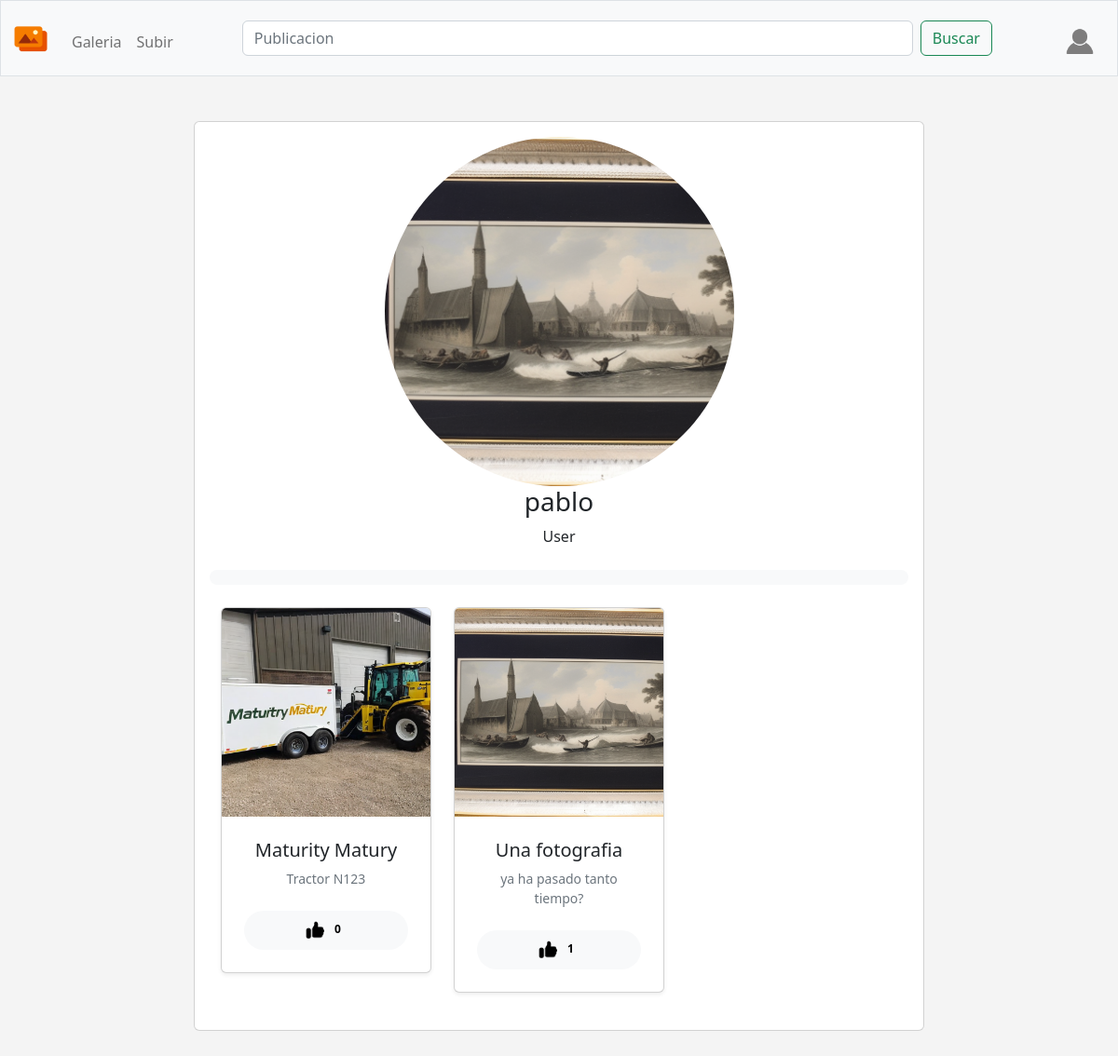
/profile?perfil=5 (signed in), run on the app's committed database.
### tables this page shows
CREATE TABLE 'users' ('id' INTEGER PRIMARY KEY AUTOINCREMENT NOT NULL, 'username' TEXT NOT NULL, 'hash' TEXT NOT NULL, 'profile' TEXT NOT NULL DEFAULT '/static/profile/default-profile.png', 'correo' TEXT NOT NULL DEFAULT 'person@example.com');

CREATE TABLE 'public' ('id' INTEGER PRIMARY KEY AUTOINCREMENT NOT NULL, 'user_id' INTEGER NOT NULL, 'title' TEXT NOT NULL, 'ruta' TEXT NOT NULL, 'description' TEXT NOT NULL DEFAULT 'Un pajaro', 'privacidad' TEXT NOT NULL DEFAULT 'public', 'likes' INTEGER NOT NULL DEFAULT 0);

### app.py (the view)
@app.route("/profile")
@login_required
def profile():
    user_id = session["user_id"]
    perfil_id = request.args.get('perfil')
    if perfil_id:
        publicaciones_db = db.execute(
            "SELECT  public.likes ,public.id, public.user_id, public.title, public.ruta, public.description, users.username, users.profile FROM public  INNER JOIN users ON public.user_id = users.id WHERE public.user_id = ?", perfil_id
        )
        perfil_db = db.execute(
            "SELECT * FROM users WHERE id = ?", perfil_id)
        return render_template("profilePublic.html", p=perfil_db , galeria=publicaciones_db)
    else:
        perfil_db = db.execute(
            "SELECT * FROM users WHERE id = ?", user_id)
        return render_template("profile.html", p=perfil_db)

### app.py (called while the page is built)
@app.after_request
def after_request(response):
    response.headers["Cache-Control"] = "no-cache, no-store, must-revalidate"
    response.headers["Expires"] = 0
    response.headers["Pragma"] = "no-cache"
    return response

### mark.py (called while the page is built)
def login_required(f):
    @wraps(f)
    def decorated_function(*args, **kwargs):
        if session.get("user_id") is None:
            return redirect("/login")
        return f(*args, **kwargs)
    return decorated_function

### templates/profilePublic.html (shortened to what this page needs)
{% extends "layout.html" %}
{% block main %}
{% for p2 in p %}
<div class="padding abs-center">
  <div class="col-md-8">
    <div class="card">
      <div class="card-body little-profile text-center">
        <div class="pro-img profile-userpic"><img class="img-responsive" src='{{ p2["profile"] }}' alt="user"></div>
        <h3 class="m-b-0">{{ p2["username"] }}</h3>
        <p>User</p>
        <div class=" mb-4 d-flex align-items-center justify-content-between rounded-pill bg-light px-3 py-2 mt-4"></div>
        <div class="container-fluid">
          <div class="row">
            {% for public in galeria %}
            <div class="col-lg-4 mb-4">
              <div class="bg-white rounded shadow-sm img-fluid card">
                <a href='/image?public={{ public["id"] }}'><img src='{{ public["ruta"] }}' alt=""
                    class="img-fluid card-img-top"></a>
                <div class="p-4">
                  <h5> <a href='/image?public={{ public["id"] }}' class="text-dark">{{ public["title"] }}</a></h5>
                  <p class="small text-muted mb-0">{{ public["description"] }}</p>
                  <div class="d-flex align-items-center justify-content-between rounded-pill bg-light px-3 py-2 mt-4">
                    <p class="small mb-0">
                    <div class="row align-items-center">
                      <div class="col">
                        <img class="btn-md perfil2" src='/static/on.png'
                            alt=""><span class="badge text-bg-light rounded-pill align-text-bottom">{{
                            public['likes']}}</span>
                      </div>
                    </div>
                    </p>
                  </div>
                </div>
              </div>
            </div>
            {% endfor %}
          </div>
        </div>
      </div>
    </div>
  </div>
</div>
{% endfor %}
{% endblock %}

### static/styles.css (style rules this page uses)
body { background: #f4f4f4; }
.abs-center { display: flex; align-items: center; justify-content: center; }
.perfil2 { height: 25px; width: 25px; }
.profile-userpic img { float: none; margin: 0 auto; width: 50%; height: 50%; -webkit-border-radius: 50% !important; -moz-border-radius: 50% !important; border-radius: 50% !important; }
a:link, a:visited, a:active { text-decoration: none; }

### data on the page
users: profile (picture), username "pablo"
public: ruta (picture), title "Maturity Matury", description "Tractor N123", likes "0"
public: ruta (picture), title "Una fotografia", description "ya ha pasado tanto tiempo?", likes "1"
